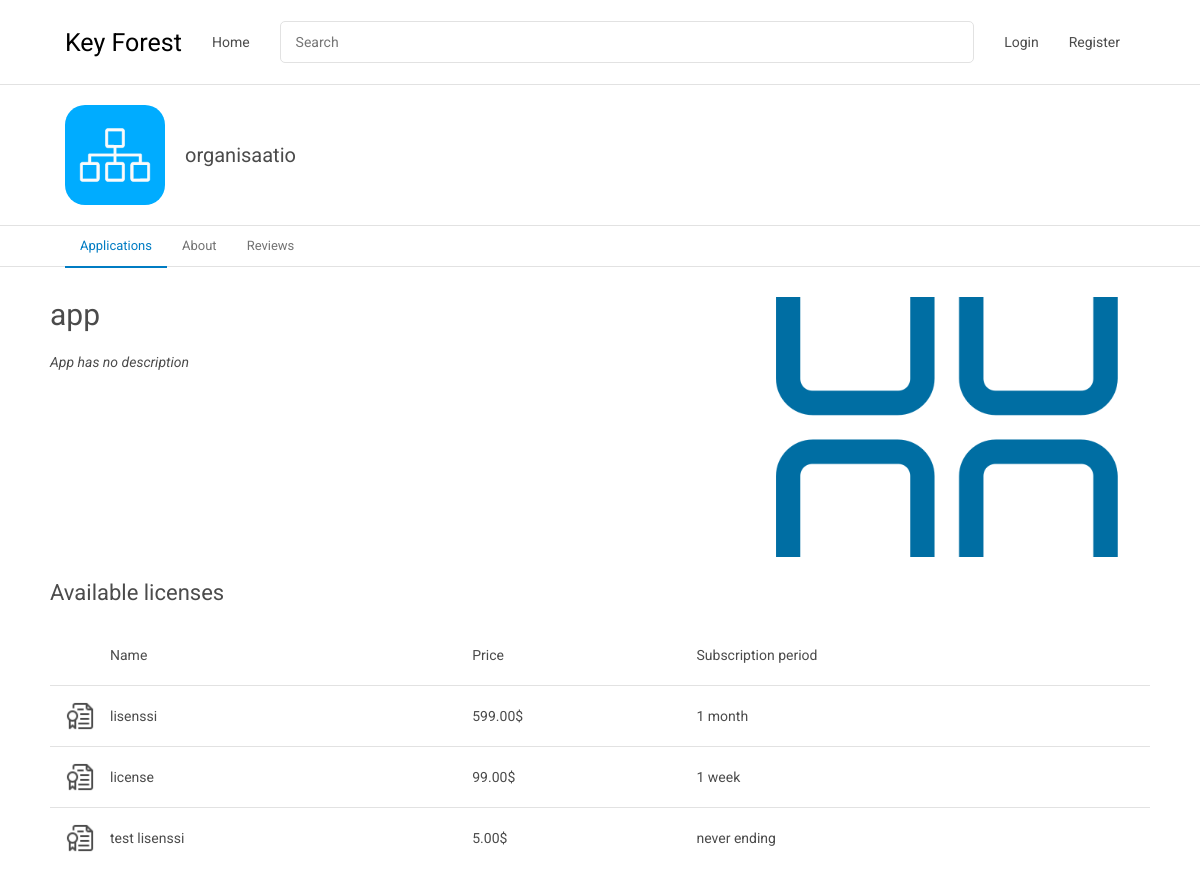
Screenshot of /market/seller/1/app/1 with the database file from the repository.
### project/models.py (models this page shows, shortened)
class Organization(models.Model):
    name = models.TextField(null=False, max_length=params.Organization.max_name_length)
    creator = models.ForeignKey(
        settings.AUTH_USER_MODEL,
        on_delete=models.SET_NULL,
        related_name="organization_creator",
        null=True
    )
    image = models.ImageField(upload_to="organizations/", default="organizations/default.png")
    about = models.TextField(null=True, max_length=params.Organization.max_bio_length)
    website_link = models.TextField(null=True)
    created = models.DateField(auto_now_add=True)
    applications = models.IntegerField(default=0)
    users = models.IntegerField(default=0)
    class Meta:
        db_table = "organizations"

class Application(models.Model):
    organization = models.ForeignKey(Organization, on_delete=models.CASCADE)
    name = models.TextField(null=False, max_length=params.Application.max_name_length)
    image = models.ImageField(upload_to="applications/", default="applications/default.png")
    api_key = models.UUIDField(default=uuid.uuid4, editable=False)
    bio = models.TextField(null=True, max_length=params.Application.max_bio_length)
    download_link = models.TextField(null=True)
    website_link = models.TextField(null=True)
    creator = models.ForeignKey(
        settings.AUTH_USER_MODEL,
        on_delete=models.CASCADE,
    )
    created = models.DateField(auto_now_add=True)
    licenses = models.IntegerField(default=0)
    class Meta:
        db_table = "applications"

class License(models.Model):
    application = models.ForeignKey(Application, on_delete=models.CASCADE)
    name = models.TextField(null=False, max_length=params.License.max_name_length)
    image = models.ImageField(upload_to="licenses/", default="applications/default.png")
    api_key = models.UUIDField(default=uuid.uuid4, editable=False)
    bio = models.TextField(null=True, max_length=params.License.max_bio_length)
    parameters = models.TextField(null=True, default="{}")
    amount = models.IntegerField(null=True,validators=[
        MaxValueValidator(params.License.max_amount),
        MinValueValidator(1)
    ])
    subscription_period = models.IntegerField(null=True,validators=[
        MaxValueValidator(params.License.max_subscription_period),
        MinValueValidator(1)
    ])
    subscription_type = models.IntegerField(null=False, validators=[
        MaxValueValidator(len(params.License.Subscription_period_type.text)),
        MinValueValidator(0)
    ], default=0)
    expiration = models.DateField(null=True)
    price = models.DecimalField(null=True, decimal_places=2, max_digits=len(str(params.License.max_price)) - 1)
    visible = models.BooleanField(default=True)
    created = models.DateField(auto_now_add=True)
    stripe_product_id = models.TextField(null=True)
    stripe_price_id = models.TextField(null=True)
    revenue = models.DecimalField(null=False, decimal_places=2, max_digits=len(str(params.License.max_price)) - 1, default=0.00)
    net_revenue = models.DecimalField(null=False, decimal_places=2, max_digits=len(str(params.License.max_price)) - 1, default=0.00)
    stripe_account = models.ForeignKey(
        Stripe_account,
        on_delete=models.SET_NULL,
        null=True
    )
    author = models.ForeignKey(
        settings.AUTH_USER_MODEL,
        on_delete=models.SET_NULL,
        related_name="license_creator",
        null=True
    )
    class Meta:
        db_table = "licenses"

### apps/marketplace/views.py (the view)
# urls.py: path("seller/<int:orgId>/app/<int:appId>", views.appPage),
def appPage(request, orgId, appId):
    org = api_utils.get_organization_by_id(orgId)
    if(org != None):
        app = api_utils.get_application_by_id(appId)
        licenses = []
        if(app != None):
            licenses = api_utils.get_licenses_for_appId(app.id, only_valid=True)
        return render(request, "marketplace/app_page.html", {
            "org": org,
            "app": app,
            "licenses": licenses
        })

### lib/utils/api_utils.py (called while the page is built)
def get_organization_by_id(id):
    try:
        org = Organization.objects.get(id=id)
        return org
    except Organization.DoesNotExist:
        return None

def get_application_by_id(id):
    try:
        app = Application.objects.get(id=id)
        return app
    except Application.DoesNotExist:
        return None

def license_is_valid(license):
    if(license.visible):
        if(license.expiration == None or license.expiration > datetime.date(datetime.now())):
            if(license.amount == None or license.amount > 0):
                return True
    return False

def get_licenses_for_appId(appId, only_valid=False):
    try:
        licenses = License.objects.filter(application=appId)
        if(only_valid == True):
            licenses = filter(license_is_valid, licenses)
        return licenses
    except:
        return None

### tags/license_tags.py (called while the page is built)
@register.simple_tag
def subscription_to_string(license):
    re = parameters.License.Subscription_period_type.text[license.subscription_type]
    if(license.subscription_period == 1):
        re = re[:-1]
    if(license.subscription_type > 0):
        re = str(license.subscription_period) + " " + re
    return re

### templates/marketplace/app_page.html (shortened to what this page needs)
{% extends "marketplace/seller_page_header.html" %}
{% load static %}
{% load license_tags %}
{% block s_body %}
<div class="app-header">
    <div class="app-info">
        <h1>{{app.name}}</h1>
        <div class="app-desc">
            {% if app.bio %}
            {{app.bio}}
            {% else %}
            <span class="app-desc-empty">App has no description</span>
            {% endif %}
        </div>
    </div>
    <div class="app-image-container">
        <div class="app-image" style="background-image: url({{app.image.url}})"></div>
    </div>
</div>
<div class="licenses-header">
    <h1>Available licenses</h1>
</div>
<ul class="list list-trans license-list">
    <li class="list-header list-item">
        <div class="item-image"></div>
        <div class="item-cells">
            <p>Name</p>
            <p>Price</p>
            <p>Subscription period</p>
            <p></p>
        </div>
    </li>
    {% for license in licenses %}
    <li>
        <div class="list-item">
            <img class="item-image" src="{% static '/images/license.png'%}">
            <div class="item-cells">
                <p>{{license.name}}</p>
                <p>{% if license.price %}{{ license.price }}${% else %}Free{% endif %}</p>
                <p>{% subscription_to_string license %}</p>
                <div class="item-cell-buttons">
                </div>
            </div>
        </div>
    </li>
    {% empty %}
    <li class="list-message" id="list-message">
        This app doesn't have any licenses
    </li>
    {% endfor %}
</ul>
{% endblock %}

### templates/marketplace/seller_page_header.html
{% extends "marketplace/navbar.html" %}
{% load static %}
{% block head %}
<link rel="stylesheet" type="text/css" href="{% static '/css/seller_page.css' %}">
{% endblock %}
{% block body %}
<div class="seller-header">
    <div class="container flex">
        <div class="seller-profile">
            <img src="{{ org.image.url }}">
            <h2>{{org.name}}</h2>
        </div>
    </div>
</div>
<nav class="subnav">
    <div class="container">
        <div class="collapse">
            <ul class="link-nav">
                <a href="/market/seller/{{org.id}}" class="active subnav-item">
                    Applications
                </a>
                <a href="/market/seller/{{org.id}}/about" class="subnav-item">
                    About
                </a>
                <a href="/market/seller/{{org.id}}/reviews" class="subnav-item">
                    Reviews
                </a>
            </ul>
        </div>
    </div>
</nav>
<div class="container" style="padding: 30px 0">
{% block s_body %}
{% endblock %}
</div>
{% endblock %}

### templates/marketplace/navbar.html (shortened to what this page needs)
{% extends "include/base.html" %}
{% load static %}
{% block b_head %}
<link rel="stylesheet" type="text/css" href="{% static 'css/marketplace.css'%}">
{% block head %}
{% endblock %}
{% endblock %}
{% block b_body %}
<nav class="navbar" id="navbar">
    <div class="container">
        <header>
            <a href="/" class="logo">Key Forest</a>
        </header>
        <div class="collapse">
            <ul class="menu">
                <li>
                    <a href="/">Home</a>
                </li>
                <li class="search-menu-item">
                    <form id="search-form">
                        <input type="text" placeholder="Search" class="input input-default" value="{% if query %}{{ query }}{% endif %}">
                    </form>
                </li>
            </ul>
            <ul class="menu menu-right">
                {% if user.is_authenticated == False %}
                    <li>
                        <a href="/signin?next={{request.path}}">Login</a>
                    </li>
                    <li>
                        <a href="/register">Register</a>
                    </li>
                {% endif %}
            </ul>
    </div>
</nav>
{% block body %}
{% endblock %}
{% endblock %}

### templates/include/base.html (shortened to what this page needs)
{% load static %}
<!DOCTYPE html>
<html>
<head>
    <link rel="stylesheet" href="https://cdnjs.cloudflare.com/ajax/libs/font-awesome/6.2.0/css/all.min.css">
    <link rel="stylesheet" type="text/css" href="{% static '/css/base.css'%}">
    <link rel="stylesheet" type="text/css" href="{% static '/css/jquery-ui.min.css'%}">
    <link rel="stylesheet" href="https://cdn.jsdelivr.net/npm/flatpickr/dist/flatpickr.min.css">
    {% block b_head %}
    {% endblock %}
</head>
<body>
    {% block b_body %}
    {% endblock %}
</body>
</html>

### static/css/base.css (style rules this page uses)
:root { --gray-background: #F2F3F3; --blue: #00AAFF; --darker-blue: #007CC3; --red: #FF4848; --green: #00DA88; --darker-green: #030303; --font-color: #4B4B4B; --light-border: #E2E2E2; --font-size: 14px; }
* { font-size: var(--font-size); font-family: "Roboto"; box-sizing: border-box; padding: 0px; margin: 0px; color: var(--font-color); }
html, body { height: 100%; }
a { text-decoration: none; }
.container { width: 1100px; margin: 0 auto; padding: 0 15px; height: 100%; }
.flex { display: flex; }
input { outline: none; }
.input { border-radius: 5px; padding: 0 15px; width: 100%; transition: border 0.3s, color 0.3s; -webkit-transition: border 0.3s, color 0.3s; -o-transition: border 0.3s, color 0.3s; -moz-transition: border 0.3s, color 0.3s; }
.input:not(textarea) { line-height: 40px; }
.input-default { border: 1px solid #E2E2E2; }
.list li { list-style: none; }
.list .list-header { font-size: 14px; }
.list > li { position: relative; }
.list .list-item { display: flex; padding: 15px; align-items: center; }
.list > :not(:first-child) { border-top: 1px solid #E2E2E2; }
.list .list-item .item-image { height: 30px; width: 30px; border-radius: 5px; margin-right: 5px; }
.list .list-item .item-cells { flex-grow: 1; display: flex; justify-content: center; cursor: default; }
.list .list-item .item-cells > * { padding: 0 10px; text-overflow: ellipsis; overflow: hidden; white-space: nowrap; position: relative; }
.list .list-item .item-cells > :first-child { width: 35%; }
.list .list-item .item-cells > :not(:first-child) { flex-basis: 100px; flex-grow: 1; }
.list .list-item .item-cells .item-cell-buttons { overflow: visible; display: flex; justify-content: center; align-items: center; }

### static/css/marketplace.css (style rules this page uses)
:root { --navbar-height: 85px; --subnav-height: 0px; }
body > .container { height: auto; }
.navbar { border-bottom: 1px solid #E2E2E2; height: var(--navbar-height); z-index: 1000; background-color: white; }
.navbar .container { display: flex; align-items: center; }
.navbar header { padding-right: 15px; }
.navbar header .logo { font-size: 25px; color: black; }
.navbar .collapse { flex-grow: 1; display: flex; background-color: white; z-index: 1000; }
.navbar .menu:nth-child(2) { flex-grow: 1; }
.navbar .menu { display: flex; font-size: 0px; align-items: center; }
.navbar .menu li { display: block; transition: background-color 0.3s; -webkit-transition: background-color 0.3s; -o-transition: background-color 0.3s; -moz-transition: background-color 0.3s; }
.navbar .menu li a { padding: 10px 15px; display: block; }
.navbar .menu li.search-menu-item { flex-grow: 1; }
.navbar .menu li.search-menu-item form { padding: 5px 15px; }
.navbar .menu li.search-menu-item input { width: 100%; }
.subnav { border-bottom: 1px solid var(--light-border); width: 100%; display: flex; background-color: white; }
.subnav .collapse { display: inline-block; }
.subnav .collapse ul { position: relative; display: inline-block; font-size: 0px; }
.subnav .collapse ul .subnav-item, .subnav .collapse ul .subnav-item .label { display: inline-block; line-height: 40px; font-size: 13px; cursor: default; }
.subnav .collapse ul .subnav-item, .subnav .collapse ul .subnav-item .label, .subnav .collapse ul .subnav-item .fas { color: #737373; }
.subnav .collapse ul .subnav-item { padding: 0 15px; }
.subnav .collapse ul .subnav-item:hover, .subnav .collapse ul .subnav-item.active, .subnav .collapse ul .subnav-item:hover .label, .subnav .collapse ul .subnav-item:hover .fas { color: var(--darker-blue); }
.subnav .collapse ul.link-nav .subnav-item.active { border-bottom: 2px solid var(--darker-blue); margin-bottom: -2px; }

### rows the page displays
Organization: image (placeholder picture), name "organisaatio"
Application: name "app", image (placeholder picture)
License: name "lisenssi", price "599.00", subscription_type+subscription_period "1 month"
License: name "license", price "99.00", subscription_type+subscription_period "1 week"
License: name "test lisenssi", price "5.00", subscription_type+subscription_period "never ending"
